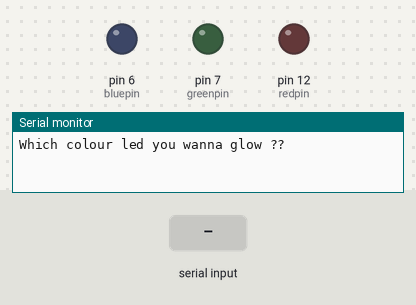
Simulated run of this sketch. Board: Arduino Uno, built with avr-gcc and run on an emulated ATmega328P. On the bench: output pins drawn as LEDs (lit = HIGH), the last lines printed to the serial monitor. The test bench sets the inputs (shaded band).

Above: at 1.2 s.
1.3 s: "RED" received over Serial
At 2.7 s:
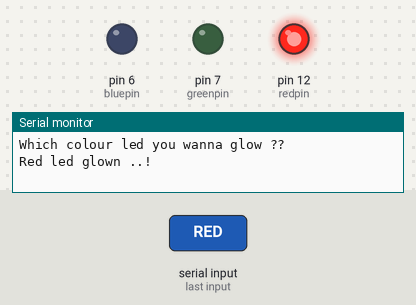
4.3 s: "Green" received over Serial
At 5.7 s:
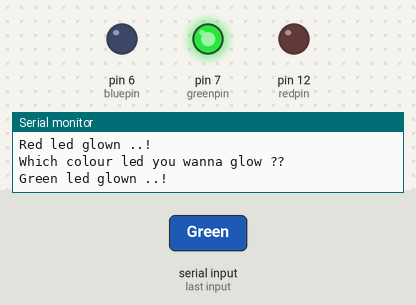
7.3 s: "BLUE" received over Serial
At 8.7 s:
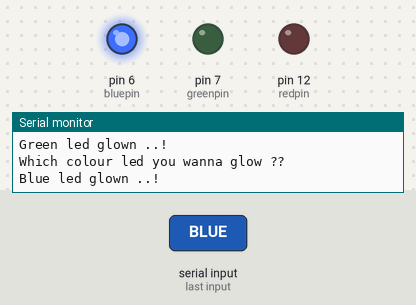
Timing chart, 0 to 10.3 s (numbered marks = the images above; inputs shaded):
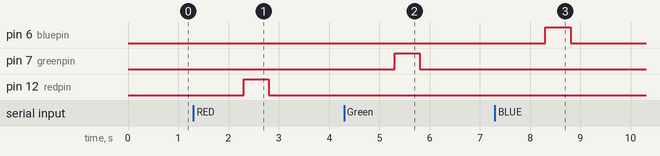

Measured:
- after the input at 1.3 s, pin 12 (redpin): LOW → HIGH after 1.0 s, → LOW 0.50 s later
- after the input at 4.3 s, pin 7 (greenpin): LOW → HIGH after 1.0 s, → LOW 0.50 s later
- after the input at 7.3 s, pin 6 (bluepin): LOW → HIGH after 1.0 s, → LOW 0.50 s later

The sketch:

code.ino
```cpp
int redpin = 12;
int greenpin = 7;
int bluepin = 6;
String ledcolor;
String welcome = "Welcome to the led simulation ..!";
String msg = "Which colour led you wanna glow ??";
int glowdelay = 500;

void setup(){
  pinMode(redpin , OUTPUT);
  pinMode(greenpin , OUTPUT);
  pinMode(bluepin , OUTPUT);
  Serial.begin(9600);
}

void loop(){
  Serial.println(msg);
  while(Serial.available() == 0){

  }
  ledcolor = Serial.readString();
  if(ledcolor == "RED" || ledcolor == "red" || ledcolor == "Red"){
    Serial.println("Red led glown ..!");
    digitalWrite(redpin , HIGH);
    delay(glowdelay);
    digitalWrite(redpin , LOW);
    delay(glowdelay);
  }
  if(ledcolor == "Green" || ledcolor == "grean" || ledcolor == "GREEN"){
    Serial.println("Green led glown ..!");
    digitalWrite(greenpin , HIGH);
    delay(glowdelay);
    digitalWrite(greenpin , LOW);
    delay(glowdelay);
  }
  if(ledcolor == "BLUE" || ledcolor == "blue" || ledcolor == "Blue"){
    Serial.println("Blue led glown ..!");
    digitalWrite(bluepin , HIGH);
    delay(glowdelay);
    digitalWrite(bluepin , LOW);
    delay(glowdelay);
  }
}
```
